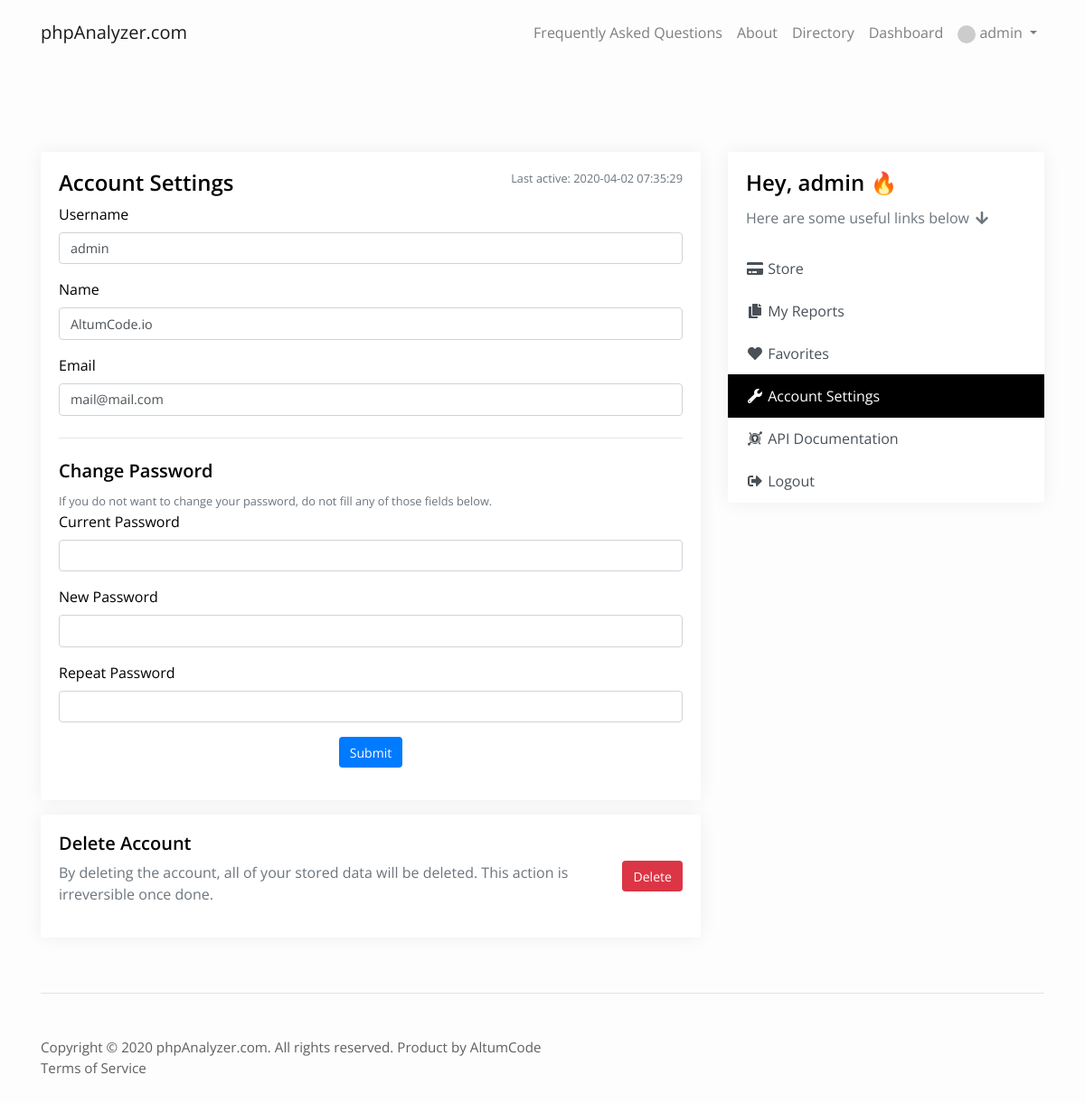
The page /account-settings (signed in) on the database its author committed.
### tables this page shows
CREATE TABLE `settings` (
  `id` int(11) NOT NULL,
  `title` varchar(64) NOT NULL,
  `logo` varchar(40) DEFAULT '',
  `favicon` varchar(40) DEFAULT '',
  `time_zone` varchar(32) NOT NULL DEFAULT 'America/New_York',
  `meta_description` varchar(1024) NOT NULL,
  `meta_keywords` varchar(512) DEFAULT NULL,
  `analytics_code` varchar(32) NOT NULL,
  `email_confirmation` int(11) NOT NULL DEFAULT 0,
  `recaptcha` int(11) NOT NULL DEFAULT 1,
  `public_key` varchar(64) NOT NULL,
  `private_key` varchar(64) NOT NULL,
  `facebook_login` int(11) NOT NULL,
  `facebook_app_id` varchar(64) NOT NULL,
  `facebook_app_secret` varchar(64) NOT NULL,
  `smtp_host` varchar(128) NOT NULL,
  `smtp_port` int(11) NOT NULL,
  `smtp_encryption` varchar(16) DEFAULT '0',
  `smtp_auth` int(11) DEFAULT 0,
  `smtp_user` varchar(128) NOT NULL,
  `smtp_pass` varchar(128) NOT NULL,
  `smtp_from` varchar(128) NOT NULL,
  `facebook` varchar(64) NOT NULL,
  `twitter` varchar(64) NOT NULL,
  `youtube` varchar(128) DEFAULT NULL,
  `instagram` varchar(64) DEFAULT NULL,
  `store_currency` varchar(12) NOT NULL DEFAULT 'USD',
  `store_paypal_client_id` varchar(256) NOT NULL DEFAULT '',
  `store_paypal_secret` varchar(256) NOT NULL DEFAULT '',
  `store_paypal_mode` enum('sandbox','live') DEFAULT 'live',
  `store_stripe_publishable_key` varchar(64) DEFAULT '',
  `store_stripe_secret_key` varchar(64) DEFAULT '',
  `store_stripe_webhook_secret` varchar(64) DEFAULT '',
  `store_unlock_report_price` float DEFAULT 1,
  `store_unlock_report_time` int(11) DEFAULT 0,
  `store_no_ads_price` float NOT NULL DEFAULT 5,
  `store_user_default_points` int(11) DEFAULT 0,
  `report_ad` varchar(2560) NOT NULL DEFAULT '',
  `index_ad` varchar(2560) NOT NULL DEFAULT '',
  `account_sidebar_ad` varchar(2560) DEFAULT NULL,
  `instagram_check_interval` int(11) DEFAULT 1,
  `instagram_minimum_followers` int(11) DEFAULT 5,
  `instagram_calculator_media_count` int(11) DEFAULT 10,
  `cron_queries` int(11) DEFAULT 1,
  `cron_mode` enum('ACTIVE','ALL') DEFAULT 'ACTIVE',
  `cron_auto_add_missing_logs` int(11) DEFAULT 0,
  `instagram_login` int(11) DEFAULT 0,
  `instagram_client_id` varchar(64) DEFAULT NULL,
  `instagram_client_secret` varchar(64) DEFAULT NULL,
  `activation_email_template` longtext DEFAULT NULL,
  `lost_password_email_template` longtext DEFAULT NULL,
  `credentials_email_template` longtext DEFAULT NULL,
  `admin_email_notification_emails` mediumtext DEFAULT NULL,
  `admin_new_user_email_notification` int(11) DEFAULT 0,
  `admin_new_payment_email_notification` int(11) DEFAULT 0,
  `directory` enum('ALL','LOGGED_IN','DISABLED') DEFAULT NULL,
  `directory_pagination` int(11) DEFAULT 10,
  `proxy` int(11) DEFAULT 0,
  `proxy_exclusive` int(11) DEFAULT 0,
  `proxy_timeout` int(11) DEFAULT 15,
  `proxy_failed_requests_pause` int(11) DEFAULT 3,
  `proxy_pause_duration` int(11) DEFAULT 1440,
  `email_reports` int(11) DEFAULT 0,
  `email_reports_default` int(11) DEFAULT 0,
  `email_reports_frequency` enum('DAILY','WEEKLY','MONTHLY') DEFAULT 'WEEKLY',
  `email_reports_favorites` int(11) DEFAULT 0,
  `default_language` varchar(16) DEFAULT 'english',
  `facebook_check_interval` int(11) DEFAULT 24,
  `facebook_minimum_likes` int(11) DEFAULT 1000,
  `youtube_api_key` varchar(64) DEFAULT NULL,
  `youtube_check_interval` int(11) DEFAULT 24,
  `youtube_minimum_subscribers` int(11) DEFAULT 100,
  `youtube_check_videos` int(11) DEFAULT 10,
  `twitter_consumer_key` varchar(64) DEFAULT NULL,
  `twitter_secret_key` varchar(64) DEFAULT NULL,
  `twitter_oauth_token` varchar(64) DEFAULT NULL,
  `twitter_oauth_token_secret` varchar(64) DEFAULT NULL,
  `twitter_check_interval` int(11) DEFAULT 24,
  `twitter_minimum_followers` int(11) DEFAULT 100,
  `twitter_check_tweets` int(11) DEFAULT 15
);

CREATE TABLE `pages` (
  `page_id` int(11) NOT NULL,
  `title` varchar(32) NOT NULL,
  `url` varchar(128) NOT NULL,
  `description` mediumtext NOT NULL,
  `position` int(11) NOT NULL
);

CREATE TABLE `users` (
  `user_id` int(11) NOT NULL,
  `username` varchar(32) NOT NULL,
  `password` varchar(128) NOT NULL,
  `email` varchar(128) NOT NULL,
  `name` varchar(32) NOT NULL,
  `facebook_id` bigint(20) DEFAULT NULL,
  `token_code` varchar(32) DEFAULT NULL,
  `email_activation_code` varchar(32) DEFAULT '',
  `lost_password_code` varchar(32) DEFAULT '',
  `type` int(11) NOT NULL DEFAULT 0,
  `active` int(11) NOT NULL DEFAULT 0,
  `date` varchar(32) DEFAULT '',
  `last_activity` datetime DEFAULT NULL,
  `points` float NOT NULL DEFAULT 15,
  `no_ads` int(11) DEFAULT 0,
  `instagram_id` bigint(11) DEFAULT NULL,
  `api_key` varchar(32) DEFAULT NULL,
  `email_reports` int(11) DEFAULT 0
);

### views/account_settings.php (the view, shortened to what the rows shown need)
<div class="row">
    <div class="col-md-8 mb-3 mb-md-0">
        <div class="card card-shadow">
            <div class="card-body">
                <div class="d-flex justify-content-between">
                    <h4><?= $language->account_settings->header ?></h4>
                    <small class="text-muted"><?= $language->account_settings->display->last_activity ?> <?= (new \DateTime($account->last_activity))->format($language->global->date->datetime_format . ' H:i:s') ?></small>
                </div>
                <form action="" method="post" role="form">
                    <div class="form-group">
                        <label for="username"><?= $language->account_settings->input->username ?></label>
                        <input type="text" id="username" name="username" class="form-control" value="<?= $account->username ?>" />
                    </div>
                    <div class="form-group">
                        <label for="name"><?= $language->account_settings->input->name ?></label>
                        <input type="text" id="name" name="name" class="form-control" value="<?= $account->name ?>" />
                    </div>
                    <div class="form-group">
                        <label for="email"><?= $language->account_settings->input->email ?></label>
                        <input type="text" id="email" name="email" class="form-control" value="<?= $account->email ?>" />
                    </div>
                    <hr class="my-4"/>
                    <h5><?= $language->account_settings->header2 ?></h5>
                    <small class="text-muted"><?= $language->account_settings->header2_help ?></small>
                    <div class="form-group">
                        <label for="old_password"><?= $language->account_settings->input->current_password ?></label>
                        <input type="password" id="old_password" name="old_password" class="form-control" />
                    </div>
                    <div class="form-group">
                        <label for="new_password"><?= $language->account_settings->input->new_password ?></label>
                        <input type="password" id="new_password" name="new_password" class="form-control" />
                    </div>
                    <div class="form-group">
                        <label for="repeat_password"><?= $language->account_settings->input->repeat_password ?></label>
                        <input type="password" id="repeat_password" name="repeat_password" class="form-control" />
                    </div>
                    <div class="form-group text-center">
                        <button type="submit" name="submit" class="btn btn-primary"><?= $language->global->submit_button ?></button>
                    </div>
                </form>
            </div>
        </div>
        <div class="card card-shadow mt-3">
            <div class="card-body">
                <div class="d-flex justify-content-between align-items-center">
                    <div>
                        <h5><?= $language->account_settings->header3 ?></h5>
                        <p class="text-muted"><?= $language->account_settings->header3_help ?></p>
                    </div>
                    <a href="account_settings/delete/<?=  Security::csrf_get_session_token('url_token') ?>" class="btn btn-danger" data-confirm="<?= $language->global->info_message->confirm_delete ?>"><?= $language->global->delete ?></a>
                </div>
            </div>
        </div>
    </div>
    <div class="col-md-4">
        <?php include VIEWS_ROUTE . 'shared_includes/widgets/sidebar.php' ?>
    </div>
</div>

### views/shared_includes/menu.php (shortened to what the rows shown need)
<nav class="navbar navbar-main navbar-expand-lg navbar-light <?= $controller == 'index' ? 'navbar-main-index' : null ?> <?= !in_array($controller, ['index', 'directory']) ? 'navbar-main-margin' : null ?>">
    <div class="container">
        <a class="navbar-brand" href="<?= $settings->url ?>">
            <?php if($settings->logo != ''): ?>
                <img src="<?= $settings->url . UPLOADS_ROUTE . 'logo/' . $settings->logo ?>" class="img-fluid navbar-logo" alt="<?= $language->global->accessibility->logo_alt ?>" />
            <?php else: ?>
                <?= $settings->title ?>
            <?php endif ?>
        </a>
        <div class="collapse navbar-collapse justify-content-end" id="main_navbar">
            <ul class="navbar-nav ">
                <?php
                $top_menu_result = $database->query("SELECT `url`, `title` FROM `pages` WHERE `position` = '1'");
                while($top_menu = $top_menu_result->fetch_object()):
                    $link_internal = true;
                    if(strpos($top_menu->url, 'http://') !== false || strpos($top_menu->url, 'https://') !== false) {
                        $link_url = $top_menu->url;
                        $link_internal = false;
                    } else {
                        $link_url = $settings->url . 'page/' . $top_menu->url;
                    }
                    ?>
                    <li class="nav-item"><a class="nav-link" href="<?= $link_url ?>" <?= $link_internal ? null : 'target="_blank"' ?>><?= $top_menu->title ?></a></li>
                <?php endwhile ?>
                <?php if($settings->directory != 'DISABLED' || !$plugins->exists_and_active('instagram')): ?>
                <li class="nav-item"><a class="nav-link" href="directory"> <?= $language->directory->menu ?></a></li>
                <?php endif ?>
                <?php if(!User::logged_in()): ?>
                    <li class="nav-item active"><a class="nav-link" href="login"><i class="fa fa-fw fa-sm fa-sign-in-alt mr-1"></i> <?= $language->login->menu ?></a></li>
                    <li class="nav-item active"><a class="nav-link" href="register"><i class="fa fa-fw fa-sm fa-plus mr-1"></i> <?= $language->register->menu ?></a></li>
                <?php else: ?>
                    <li class="nav-item"><a class="nav-link" href="dashboard"> <?= $language->dashboard->menu ?></a></li>
                    <li class="dropdown">
                        <a class="nav-link dropdown-toggle" data-toggle="dropdown" href="#" aria-haspopup="true" aria-expanded="false">
                            <img src="<?= get_gravatar($account->email) ?>" class="small-avatar" /> <?= $account->username ?> <span class="caret"></span>
                        </a>
                    </li>
                <?php endif ?>
            </ul>
        </div>
    </div>
</nav>

### views/shared_includes/widgets/sidebar.php (shortened to what the rows shown need)
<div class="card card-shadow">
    <div class="card-body">
        <h4 class="card-title d-flex justify-content-between">
            <?= sprintf($language->dashboard->sidebar->header, $account->username) ?>
        </h4>
        <p class="card-text text-muted"><?= $language->dashboard->sidebar->text ?></p>
    </div>
    <div class="list-group">
        <a href="store" class="list-group-item list-group-item-action border-0 <?= $controller == 'store' ? 'active' : null ?>"><i class="fa fa-fw fa-credit-card"></i> <?= $language->store->menu ?></a>
        <?php if($settings->store_unlock_report_price != '0'): ?>
            <a href="my-reports" class="list-group-item list-group-item-action border-0"><i class="fa fa-fw fa-copy"></i> <?= $language->my_reports->menu ?></a>
        <?php endif ?>
        <a href="favorites" class="list-group-item list-group-item-action border-0"><i class="fa fa-fw fa-heart"></i> <?= $language->favorites->menu ?></a>
        <a href="account-settings" class="list-group-item list-group-item-action border-0 <?= $controller == 'account_settings' ? 'active' : null ?>"><i class="fa fa-fw fa-wrench"></i> <?= $language->account_settings->menu ?></a>
        <a href="api-documentation" class="list-group-item list-group-item-action border-0 <?= $controller == 'api_documentation' ? 'active' : null ?>"><i class="fab fa-fw fa-keycdn"></i> <?= $language->api_documentation->menu ?></a>
        <a href="logout" class="list-group-item list-group-item-action border-0"><i class="fa fa-fw fa-sign-out-alt"></i> <?= $language->global->menu->logout ?></a>
    </div>
</div>

### views/shared_includes/footer.php (shortened to what the rows shown need)
<footer class="container">
    <div class="d-flex justify-content-between sticky-footer">
        <div class="col-md-9 px-0">
            <div>
                <span><?= 'Copyright &copy; ' . date('Y') . ' ' . $settings->title . '. All rights reserved. Product by <a href="http://codecanyon.net/user/altumcode/">AltumCode</a>' ?></span>
            </div>
            <?php
            $bottom_menu_result = $database->query("SELECT `url`, `title` FROM `pages` WHERE `position` = '0'");
            while($bottom_menu = $bottom_menu_result->fetch_object()):
                $link_internal = true;
                if(strpos($bottom_menu->url, 'http://') !== false || strpos($bottom_menu->url, 'https://') !== false) {
                    $link_url = $bottom_menu->url;
                    $link_internal = false;
                } else {
                    $link_url = $settings->url . 'page/' . $bottom_menu->url;
                }
                ?>
                <a href="<?= $link_url ?>" <?= $link_internal ? null : 'target="_blank"' ?> class="mr-3"><?= $bottom_menu->title ?></a>&nbsp;
            <?php endwhile ?>
        </div>
    </div>
</footer>

### rows shown on the page
settings: title "phpAnalyzer.com"
pages: title "Frequently Asked Questions"
pages: title "About"
users: username "admin", last_activity "2020-04-02 07:35:29", name "AltumCode.io", email "mail@mail.com", username "Hey, admin 🔥"
pages: title "Terms of Service"

### other values the page prints
$language->directory->menu "Directory"
$language->dashboard->menu "Dashboard"
$language->account_settings->header "Account Settings"
$language->account_settings->display->last_activity "Last active:"
$language->account_settings->input->username "Username"
$language->account_settings->input->name "Name"
$language->account_settings->input->email "Email"
$language->account_settings->header2 "Change Password"
$language->account_settings->header2_help "If you do not want to change your password, do not fill any of those fields below."
$language->account_settings->input->current_password "Current Password"
$language->account_settings->input->new_password "New Password"
$language->account_settings->input->repeat_password "Repeat Password"
$language->global->submit_button "Submit"
$language->account_settings->header3 "Delete Account"
$language->account_settings->header3_help "By deleting the account, all of your stored data will be deleted. This action is irreversible once done."
